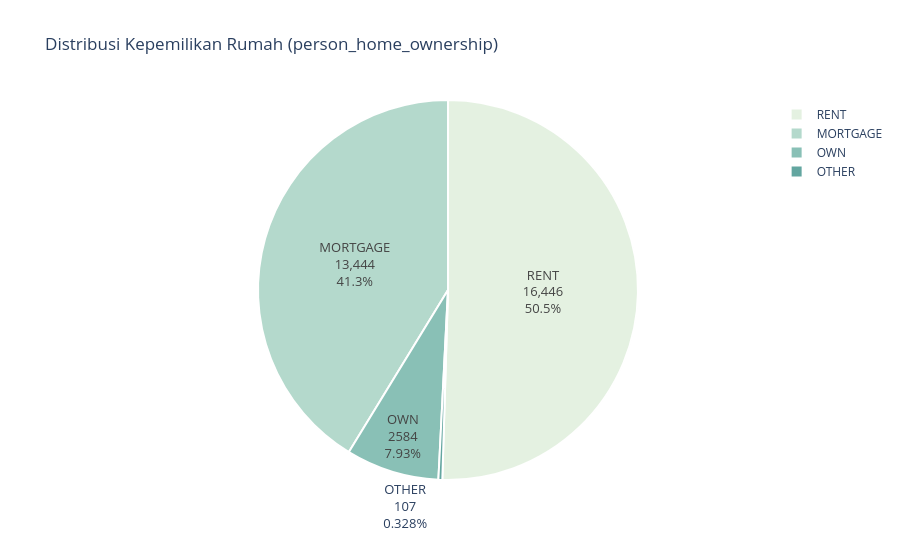
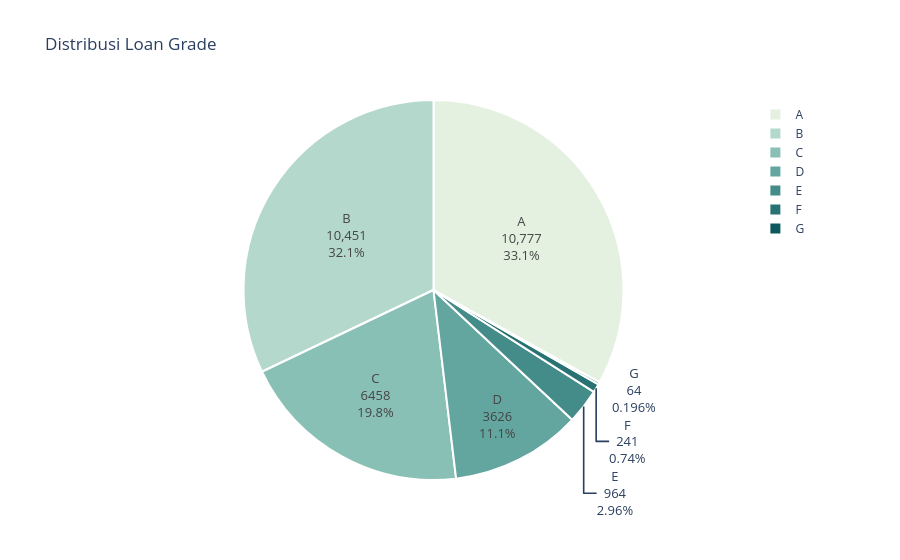
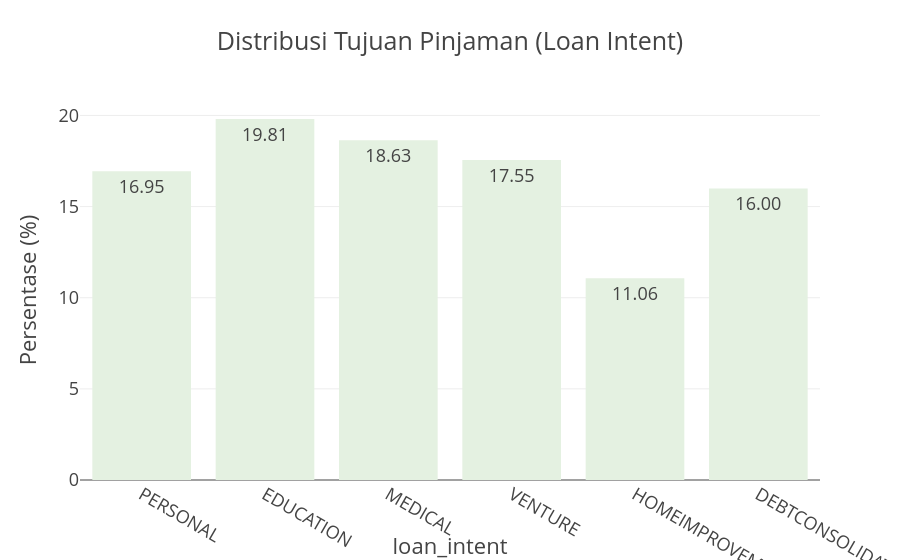
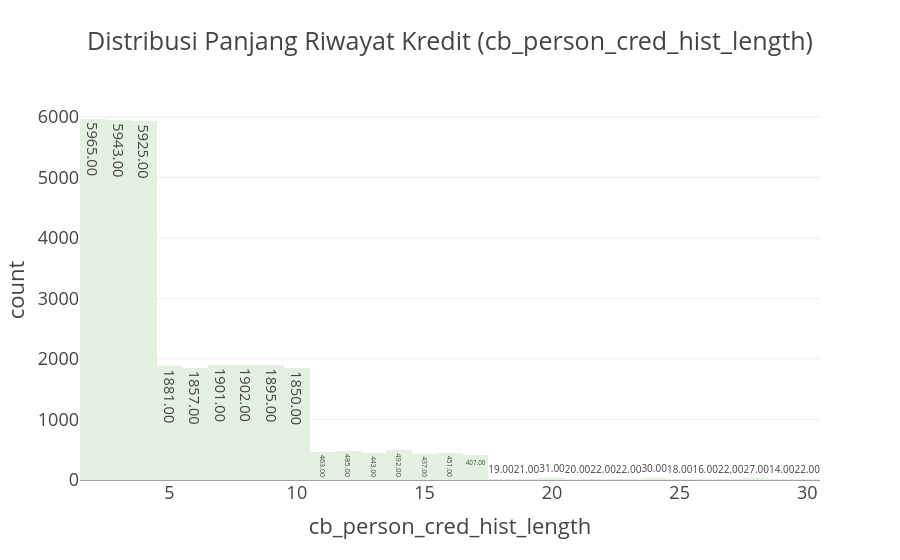

Notebook code cell kept with these figures, in order:
### Markdown cell above
**Wawasan Penting Risiko Kredit (Default Rate)**:
1. **`loan_grade`**: Hubungan paling kuat terhadap risiko default. Grade A hanya memiliki default rate **~10.0%**, sedangkan Grade D mencapai **~59.8%**, dan Grade G melonjak hingga **~98.0%**.
2. **`person_home_ownership`**: Peminjam dengan status menyewa (**`RENT`**) memiliki risiko default tertinggi (**~31.6%**), sedangkan pemilik rumah sendiri (**`OWN`**) paling aman (**~7.3%**).
3. **`loan_intent`**: Pinjaman untuk **`DEBTCONSOLIDATION`** (28.3%) dan **`MEDICAL`** (26.7%) memiliki risiko default paling tinggi, sedangkan **`VENTURE`** (14.8%) paling rendah.
4. **`cb_person_default_on_file`**: Debitur dengan riwayat pernah gagal bayar (**`Y`**) memiliki risiko default 2x lipat lebih tinggi (**~37.9%**) dibanding yang tidak pernah (**~18.3%**).

### Code cell
# Visualisasi Distribusi Interaktif (Plotly)
# 1. Distribusi Kepemilikan Rumah & Loan Grade
fig_home = px.pie(
    values=data['person_home_ownership'].value_counts().values,
    names=data['person_home_ownership'].value_counts().index,
    color_discrete_sequence=px.colors.sequential.Mint,
    title='Distribusi Kepemilikan Rumah (person_home_ownership)'
)
fig_home.update_traces(textinfo='label+percent+value', textfont_size=13, marker=dict(line=dict(color='white', width=2)))
fig_home.show()

fig_grade = px.pie(
    values=data['loan_grade'].value_counts().sort_index().values,
    names=data['loan_grade'].value_counts().sort_index().index,
    color_discrete_sequence=px.colors.sequential.Mint,
    title='Distribusi Loan Grade'
)
fig_grade.update_traces(textinfo='label+percent+value', textfont_size=13, marker=dict(line=dict(color='white', width=2)))
fig_grade.show()

# 2. Histogram Tujuan Pinjaman & Panjang Riwayat Kredit
fig_intent = px.histogram(
    data, 
    x='loan_intent', 
    histnorm='percent', 
    text_auto='.2f', 
    template='presentation', 
    title='Distribusi Tujuan Pinjaman (Loan Intent)',
    color_discrete_sequence=px.colors.sequential.Mint
)
fig_intent.update_layout(yaxis_title="Persentase (%)")
fig_intent.show()

fig_hist = px.histogram(
    data, 
    x='cb_person_cred_hist_length', 
    text_auto='.2f', 
    template='presentation', 
    title='Distribusi Panjang Riwayat Kredit (cb_person_cred_hist_length)',
    color_discrete_sequence=px.colors.sequential.Mint
)
fig_hist.show()

### Figure 1 — Plotly figure (JSON) as saved in the notebook; plotly's stock layout.template omitted (floating-point values rounded to 4 significant figures)
{"data": [{"domain": {"x": [0, 1], "y": [0, 1]}, "hovertemplate": "label=%{label}<br>value=%{value}<extra></extra>", "labels": ["RENT", "MORTGAGE", "OWN", "OTHER"], "legendgroup": "", "marker": {"line": {"color": "white", "width": 2}}, "name": "", "showlegend": true, "textfont": {"size": 13}, "textinfo": "label+percent+value", "type": "pie", "values": [16446, 13444, 2584, 107]}], "layout": {"legend": {"tracegroupgap": 0}, "piecolorway": ["rgb(228, 241, 225)", "rgb(180, 217, 204)", "rgb(137, 192, 182)", "rgb(99, 166, 160)", "rgb(68, 140, 138)", "rgb(40, 114, 116)", "rgb(13, 88, 95)"], "title": {"text": "Distribusi Kepemilikan Rumah (person_home_ownership)"}}}

### Figure 2 — Plotly figure (JSON) as saved in the notebook; plotly's stock layout.template omitted (floating-point values rounded to 4 significant figures)
{"data": [{"domain": {"x": [0, 1], "y": [0, 1]}, "hovertemplate": "label=%{label}<br>value=%{value}<extra></extra>", "labels": ["A", "B", "C", "D", "E", "F", "G"], "legendgroup": "", "marker": {"line": {"color": "white", "width": 2}}, "name": "", "showlegend": true, "textfont": {"size": 13}, "textinfo": "label+percent+value", "type": "pie", "values": [10777, 10451, 6458, 3626, 964, 241, 64]}], "layout": {"legend": {"tracegroupgap": 0}, "piecolorway": ["rgb(228, 241, 225)", "rgb(180, 217, 204)", "rgb(137, 192, 182)", "rgb(99, 166, 160)", "rgb(68, 140, 138)", "rgb(40, 114, 116)", "rgb(13, 88, 95)"], "title": {"text": "Distribusi Loan Grade"}}}

### Figure 3 — Plotly figure (JSON) as saved in the notebook; plotly's stock layout.template omitted (floating-point values rounded to 4 significant figures; data arrays with more than 128 entries replaced by an {"elided": "..."} marker saying what was removed)
{"data": [{"bingroup": "x", "histnorm": "percent", "hovertemplate": "loan_intent=%{x}<br>percent=%{y}<extra></extra>", "legendgroup": "", "marker": {"color": "rgb(228, 241, 225)", "pattern": {"shape": ""}}, "name": "", "orientation": "v", "showlegend": false, "texttemplate": "%{value:.2f}", "type": "histogram", "x": {"elided": "32581 str values"}, "xaxis": "x", "yaxis": "y"}], "layout": {"barmode": "relative", "legend": {"tracegroupgap": 0}, "title": {"text": "Distribusi Tujuan Pinjaman (Loan Intent)"}, "xaxis": {"anchor": "y", "domain": [0, 1], "title": {"text": "loan_intent"}}, "yaxis": {"anchor": "x", "domain": [0, 1], "title": {"text": "Persentase (%)"}}}}

### Figure 4 — Plotly figure (JSON) as saved in the notebook; plotly's stock layout.template omitted (floating-point values rounded to 4 significant figures; data arrays with more than 128 entries replaced by an {"elided": "..."} marker saying what was removed)
{"data": [{"bingroup": "x", "hovertemplate": "cb_person_cred_hist_length=%{x}<br>count=%{y}<extra></extra>", "legendgroup": "", "marker": {"color": "rgb(228, 241, 225)", "pattern": {"shape": ""}}, "name": "", "orientation": "v", "showlegend": false, "texttemplate": "%{value:.2f}", "type": "histogram", "x": {"elided": "32581 int values"}, "xaxis": "x", "yaxis": "y"}], "layout": {"barmode": "relative", "legend": {"tracegroupgap": 0}, "title": {"text": "Distribusi Panjang Riwayat Kredit (cb_person_cred_hist_length)"}, "xaxis": {"anchor": "y", "domain": [0, 1], "title": {"text": "cb_person_cred_hist_length"}}, "yaxis": {"anchor": "x", "domain": [0, 1], "title": {"text": "count"}}}}
